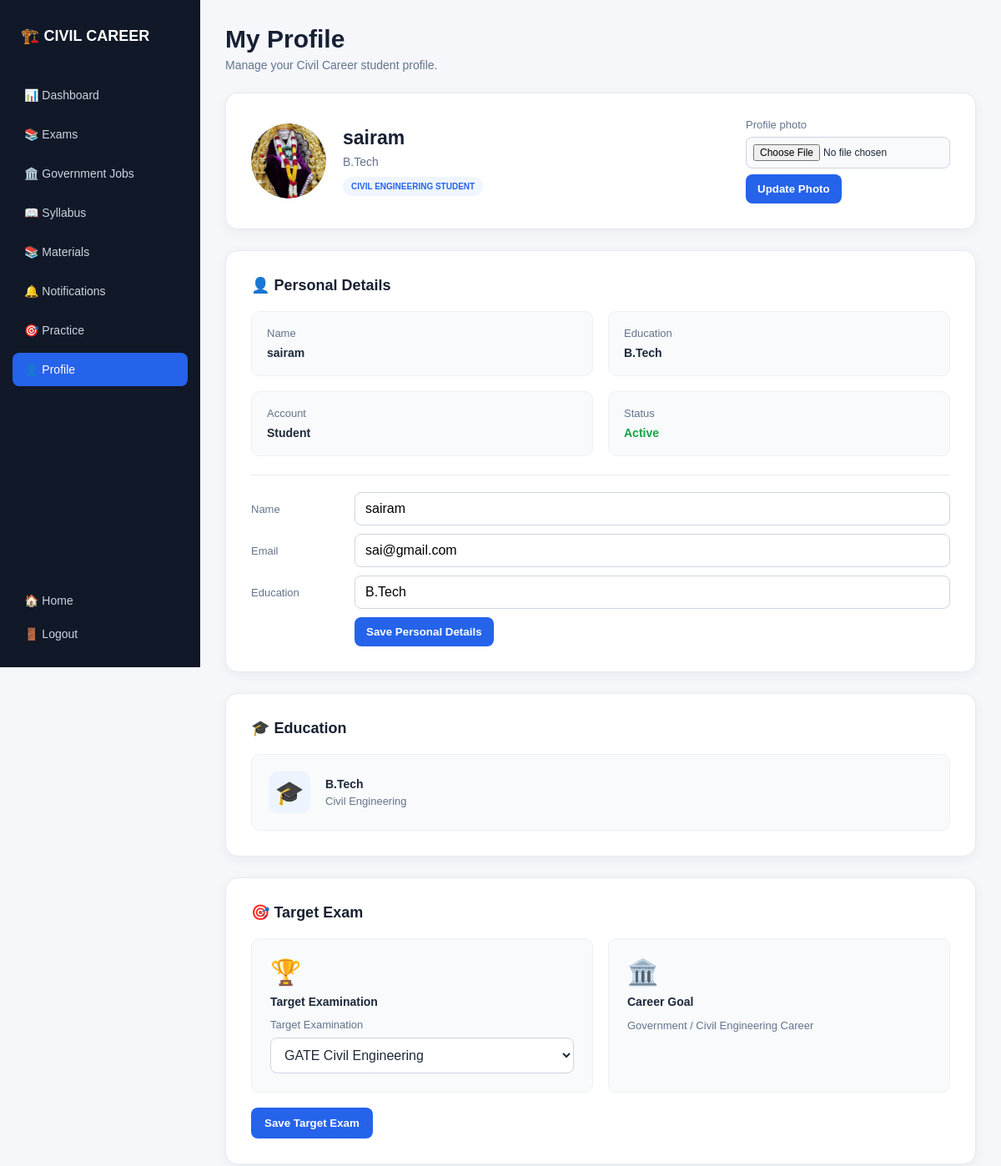
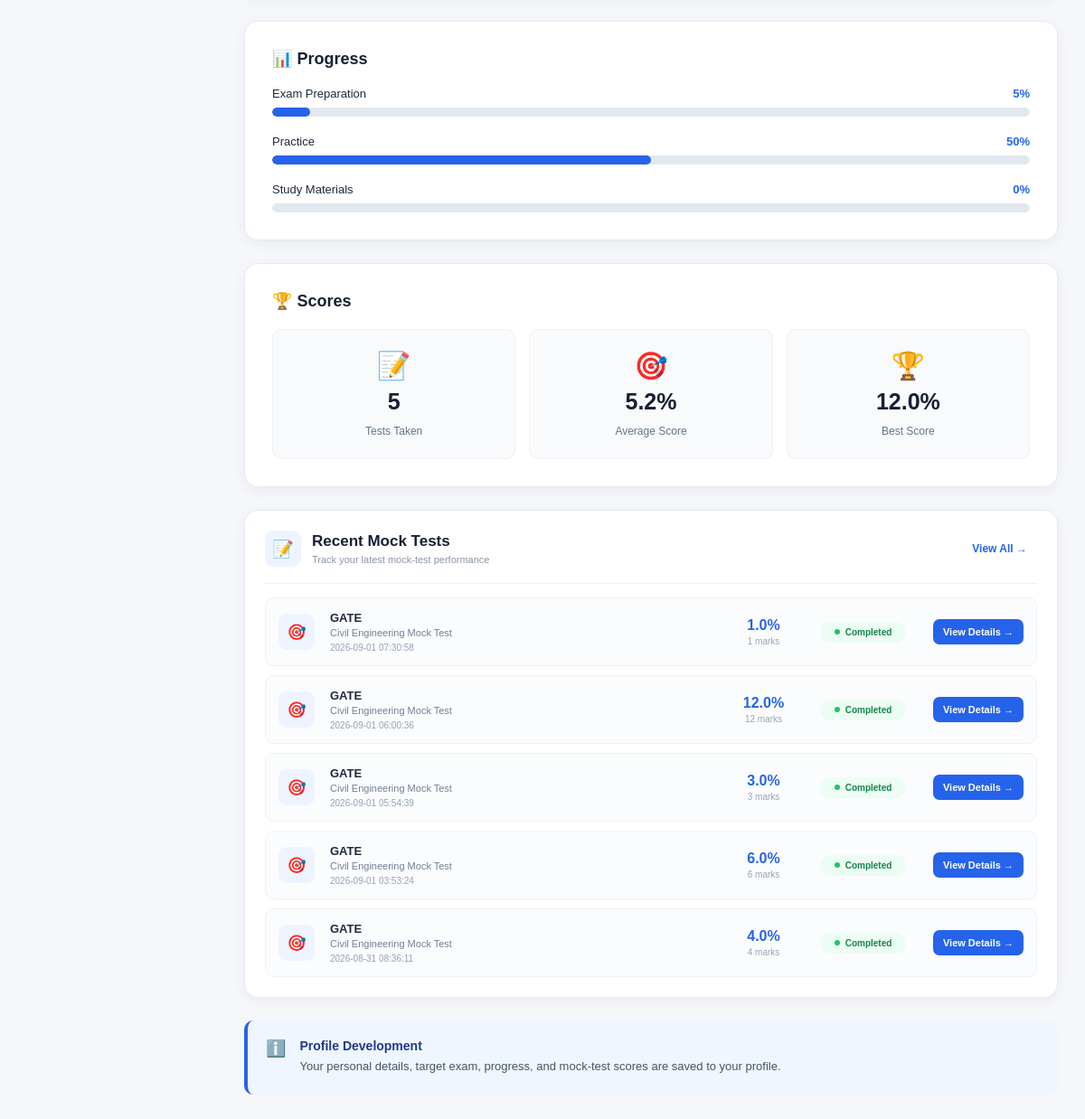
Page /profile (signed in) on the committed database (2 pictures, top to bottom).
### tables this page shows
CREATE TABLE students (
            id INTEGER PRIMARY KEY AUTOINCREMENT,
            name TEXT NOT NULL,
            email TEXT UNIQUE NOT NULL,
            education TEXT NOT NULL,
            password TEXT NOT NULL
        , profile_photo TEXT);

CREATE TABLE student_preferences (
            student_id INTEGER PRIMARY KEY,
            target_exam TEXT NOT NULL DEFAULT 'GATE Civil Engineering',
            updated_at TEXT NOT NULL DEFAULT CURRENT_TIMESTAMP
        );

CREATE TABLE mock_test_results (

            id INTEGER PRIMARY KEY AUTOINCREMENT,

            student_id INTEGER NOT NULL,

            exam_slug TEXT NOT NULL,

            exam_name TEXT NOT NULL,

            total_questions INTEGER NOT NULL,

            correct INTEGER NOT NULL,

            wrong INTEGER NOT NULL,

            unanswered INTEGER NOT NULL,

            score INTEGER NOT NULL,

            percentage REAL NOT NULL,

            attempt_id TEXT UNIQUE NOT NULL,

            created_at TEXT NOT NULL DEFAULT CURRENT_TIMESTAMP

        );

### app.py (the view, shortened to what this page needs)
@app.route("/profile", methods=["GET", "POST"])
def profile():
    if "student_id" not in session:
        return redirect(url_for("login"))
    connection = get_db_connection()
    profile_error = None
    student = connection.execute(
        "SELECT name, email, education, profile_photo FROM students WHERE id = ?",
        (session["student_id"],)
    ).fetchone()
    preference = connection.execute(
        "SELECT target_exam FROM student_preferences WHERE student_id = ?",
        (session["student_id"],)
    ).fetchone()
    score_summary = connection.execute(
        """
        SELECT COUNT(*) AS tests_taken,
               COALESCE(ROUND(AVG(percentage), 1), 0) AS average_score,
               COALESCE(MAX(percentage), 0) AS best_score
        FROM mock_test_results
        WHERE student_id = ?
        """,
        (session["student_id"],)
    ).fetchone()
    recent_results = connection.execute(
        """
        SELECT id, exam_name, score, percentage, created_at
        FROM mock_test_results
        WHERE student_id = ?
        ORDER BY id DESC LIMIT 5
        """,
        (session["student_id"],)
    ).fetchall()
    connection.close()
    return render_template(
        "profile.html",
        student_name=session["student_name"],
        student_education=session["student_education"],
        student_email=student["email"] if student else session.get("student_email", ""),
        target_exam=preference["target_exam"] if preference else "GATE Civil Engineering",
        profile_photo=student["profile_photo"] if student else None,
        profile_error=profile_error,
        tests_taken=score_summary["tests_taken"],
        average_score=score_summary["average_score"],
        best_score=score_summary["best_score"],
        exam_progress=min(100, round(score_summary["average_score"])),
        practice_progress=min(100, score_summary["tests_taken"] * 10),
        recent_results=recent_results
    )

### app.py (called while the page is built)
def get_db_connection():
    connection = sqlite3.connect("civilcareer.db")
    connection.row_factory = sqlite3.Row
    return connection

### templates/profile.html (shortened to what this page needs)
<!DOCTYPE html>
<html lang="en">
<head>
    <link rel="stylesheet"
          href="{{ url_for('static', filename='css/profile.css') }}">
</head>
<body>
<aside class="sidebar">
    <div class="logo">
        🏗️ CIVIL CAREER
    </div>
    <nav>
        <a href="/dashboard">
            📊 Dashboard
        </a>
        <a href="/exams">
            📚 Exams
        </a>
        <a href="/government-jobs">
            🏛️ Government Jobs
        </a>
        <a href="/syllabus">
            📖 Syllabus
        </a>
        <a href="/materials">
            📚 Materials
        </a>
        <a href="/notifications">
            🔔 Notifications
        </a>
        <a href="/practice">
            🎯 Practice
        </a>
        <a href="/profile" class="active">
            👤 Profile
        </a>
    </nav>
    <div class="bottom-menu">
        <a href="/">
            🏠 Home
        </a>
        <a href="/logout">
            🚪 Logout
        </a>
    </div>
</aside>
<main class="main">
    <header class="header">
        <div>
            <h1>
                My Profile
            </h1>
            <p>
                Manage your Civil Career student profile.
            </p>
        </div>
    </header>
    <section class="profile-header">
        <div class="profile-avatar">
            {% if profile_photo %}
                <img
                    src="{{ url_for('static', filename='images/profile_uploads/' + profile_photo) }}"
                    alt="Profile photo">
            {% else %}
                👤
            {% endif %}
        </div>
        <div>
            <h2>
                {{ student_name }}
            </h2>
            <p>
                {{ student_education }}
            </p>
            <span>
                CIVIL ENGINEERING STUDENT
            </span>
        </div>
        <form
            method="POST"
            enctype="multipart/form-data"
            class="photo-form">
            <label for="profile-photo">
                Profile photo
            </label>
            <input
                id="profile-photo"
                type="file"
                name="profile_photo"
                accept="image/jpeg,image/png,image/webp"
                required>
            <button type="submit">
                Update Photo
            </button>
        </form>
    </section>
    <section class="content-box">
        <h2>
            👤 Personal Details
        </h2>
        <div class="details-grid">
            <div>
                <label>
                    Name
                </label>
                <strong>
                    {{ student_name }}
                </strong>
            </div>
            <div>
                <label>
                    Education
                </label>
                <strong>
                    {{ student_education }}
                </strong>
            </div>
            <div>
                <label>
                    Account
                </label>
                <strong>
                    Student
                </strong>
            </div>
            <div>
                <label>
                    Status
                </label>
                <strong class="active-status">
                    Active
                </strong>
            </div>
        </div>
        <form
            method="POST"
            class="personal-edit-form">
            <label for="profile-name">
                Name
            </label>
            <input
                id="profile-name"
                name="name"
                value="{{ student_name }}"
                required>
            <label for="profile-email">
                Email
            </label>
            <input
                id="profile-email"
                type="email"
                name="email"
                value="{{ student_email }}"
                required>
            <label for="profile-education">
                Education
            </label>
            <input
                id="profile-education"
                name="education"
                value="{{ student_education }}"
                required>
            <button type="submit">
                Save Personal Details
            </button>
        </form>
    </section>
    <section class="content-box">
        <h2>
            🎓 Education
        </h2>
        <div class="education-box">
            <div class="education-icon">
                🎓
            </div>
            <div>
                <strong>
                    {{ student_education }}
                </strong>
                <p>
                    Civil Engineering
                </p>
            </div>
        </div>
    </section>
    <section class="content-box">
        <h2>
            🎯 Target Exam
        </h2>
        <form
            method="POST"
            class="target-grid profile-preference-form">
            <div>
                <span>
                    🏆
                </span>
                <strong>
                    Target Examination
                </strong>
                <label for="target-exam">
                    Target Examination
                </label>
                <select
                    id="target-exam"
                    name="target_exam">
                    {% for exam in [
                        "GATE Civil Engineering",
                        "SSC JE",
                        "JE / AE",
                        "Diploma Civil",
                        "B.Tech Civil",
                        "Government Exams"
                    ] %}
                        <option
                            value="{{ exam }}"
                            {% if target_exam == exam %}selected{% endif %}>
                            {{ exam }}
                        </option>
                    {% endfor %}
                </select>
            </div>
            <div>
                <span>
                    🏛️
                </span>
                <strong>
                    Career Goal
                </strong>
                <p>
                    Government / Civil Engineering Career
                </p>
            </div>
            <button
                type="submit"
                class="save-preference">
                Save Target Exam
            </button>
        </form>
    </section>
    <section class="content-box">
        <h2>
            📊 Progress
        </h2>
        <div class="progress-box">
            <div class="progress-item">
                <div>
                    <span>
                        Exam Preparation
                    </span>
                    <strong>
                        {{ exam_progress }}%
                    </strong>
                </div>
                <div class="progress-bar">
                    <div
                        style="width: {{ exam_progress }}%">
                    </div>
                </div>
            </div>
            <div class="progress-item">
                <div>
                    <span>
                        Practice
                    </span>
                    <strong>
                        {{ practice_progress }}%
                    </strong>
                </div>
                <div class="progress-bar">
                    <div
                        style="width: {{ practice_progress }}%">
                    </div>
                </div>
            </div>
            <div class="progress-item">
                <div>
                    <span>
                        Study Materials
                    </span>
                    <strong>
                        0%
                    </strong>
                </div>
                <div class="progress-bar">
                </div>
            </div>
        </div>
    </section>
    <section class="content-box">
        <h2>
            🏆 Scores
        </h2>
        <div class="score-grid">
            <div>
                <span>
                    📝
                </span>
                <strong>
                    {{ tests_taken }}
                </strong>
                <small>
                    Tests Taken
                </small>
            </div>
            <div>
                <span>
                    🎯
                </span>
                <strong>
                    {{ average_score }}%
                </strong>
                <small>
                    Average Score
                </small>
            </div>
            <div>
                <span>
                    🏆
                </span>
                <strong>
                    {{ best_score }}%
                </strong>
                <small>
                    Best Score
                </small>
            </div>
        </div>
    </section>
    <section class="content-box recent-results">
        <div class="recent-results-header">
            <div class="recent-results-heading">
                <div class="recent-results-icon">
                    📝
                </div>
                <div>
                    <h2>
                        Recent Mock Tests
                    </h2>
                    <p>
                        Track your latest mock-test performance
                    </p>
                </div>
            </div>
            <a
                href="{{ url_for('mock_tests') }}"
                class="recent-view-all">
                View All →
            </a>
        </div>
        {% if recent_results %}
            <div class="recent-results-list">
                {% for result in recent_results %}
                    <div class="recent-result-row">
                        <div class="recent-result-icon">
                            🎯
                        </div>
                        <div class="recent-result-info">
                            <strong>
                                {{ result.exam_name }}
                            </strong>
                            <span>
                                Civil Engineering Mock Test
                            </span>
                            <small>
                                {{ result.created_at }}
                            </small>
                        </div>
                        <div class="recent-result-score">
                            <strong>
                                {{ result.percentage }}%
                            </strong>
                            <span>
                                {{ result.score }} marks
                            </span>
                        </div>
                        <div class="recent-result-status">
                            <span class="status-dot">
                            </span>
                            Completed
                        </div>
                        <div class="recent-result-action">
                            <a
                                href="{{ url_for('mock_test_history', result_id=result['id']) }}"
                                class="recent-details-btn">
                                View Details
                                →
                            </a>
                        </div>
                    </div>
                {% endfor %}
            </div>
        {% endif %}
    </section>
    <div class="profile-note">
        <span>
            ℹ️
        </span>
        <div>
            <strong>
                Profile Development
            </strong>
            <p>
                Your personal details, target exam, progress,
                and mock-test scores are saved to your profile.
            </p>
        </div>
    </div>
</main>
</body>
</html>

### rows in the picture
students: profile_photo (picture), name "sairam", education "B.Tech", email "sai@gmail.com"
student_preferences: target_exam "GATE Civil Engineering"
mock_test_results: exam_name "GATE", created_at "2026-09-01 07:30:58", percentage "1.0", score "1"
mock_test_results: exam_name "GATE", created_at "2026-09-01 06:00:36", percentage "12.0", score "12"
mock_test_results: exam_name "GATE", created_at "2026-09-01 05:54:39", percentage "3.0", score "3"
mock_test_results: exam_name "GATE", created_at "2026-09-01 03:53:24", percentage "6.0", score "6"
mock_test_results: exam_name "GATE", created_at "2026-08-31 08:36:11", percentage "4.0", score "4"

### other values in the picture
{{ exam_progress }} "5"
{{ practice_progress }} "50"
{{ tests_taken }} "5"
{{ average_score }} "5.2"
{{ best_score }} "12.0"
